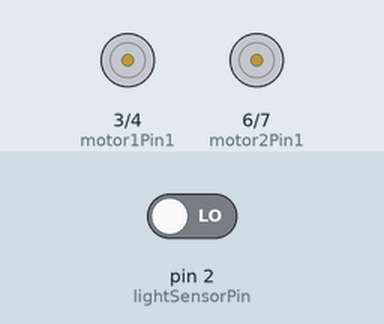
Simulated run of this sketch. Board: Arduino Uno, built with avr-gcc and run on an emulated ATmega328P. Shown: motor-driver pin pairs drawn as motors (green arrow = first pin HIGH = forward, orange = second pin HIGH = backward, longer = more drive, scaled by the enable pin). Inputs (shaded band) come from the test bench; at power-on: pin 2 (lightSensorPin) LOW.

Above: at 1.2 s.
1.3 s: pin 2 (lightSensorPin) driven HIGH
At 1.7 s:
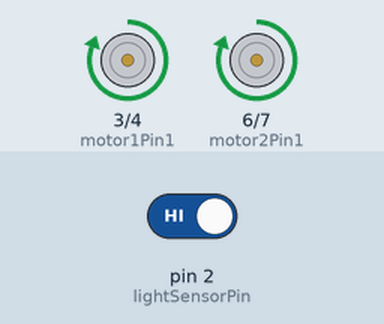
Timing chart, 0 to 4.3 s (numbered marks = the images above; inputs shaded):
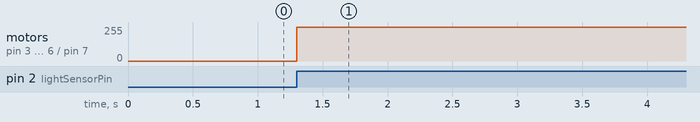

The sketch:

Recycle.ino
```cpp
const int lightSensorPin = 2;
const int motor1Pin1 = 3;
const int motor1Pin2 = 4;
const int motor1EnablePin = 5;
const int motor2Pin1 = 6;
const int motor2Pin2 = 7;
const int motor2EnablePin = 8;

void setup() {
  Serial.begin(9600);
  pinMode(motor1Pin1, OUTPUT);
  pinMode(motor1Pin2, OUTPUT);
  pinMode(motor1EnablePin, OUTPUT);
  pinMode(motor2Pin1, OUTPUT);
  pinMode(motor2Pin2, OUTPUT);
  pinMode(motor2EnablePin, OUTPUT);
  pinMode(lightSensorPin, INPUT);
}

void loop() {
  int lightSensorValue = digitalRead(lightSensorPin);

  if (lightSensorValue == HIGH) {
    digitalWrite(motor1Pin1, HIGH);
    digitalWrite(motor1Pin2, LOW);
    analogWrite(motor1EnablePin, 255);
    digitalWrite(motor2Pin1, HIGH);
    digitalWrite(motor2Pin2, LOW);
    analogWrite(motor2EnablePin, 255);
    delay(5000);
    digitalWrite(motor1Pin1, LOW);
    digitalWrite(motor1Pin2, LOW);
    analogWrite(motor1EnablePin, 0);
    digitalWrite(motor2Pin1, LOW);
    digitalWrite(motor2Pin2, LOW);
    analogWrite(motor2EnablePin, 0);
  }
}
```

Measured:
- after the input at 1.3 s, motor on pin 3 (motor1Pin1) / pin 4 (motor1Pin2), motor on pin 6 (motor2Pin1) / pin 7 (motor2Pin2): stopped → forward 255/255 at once
